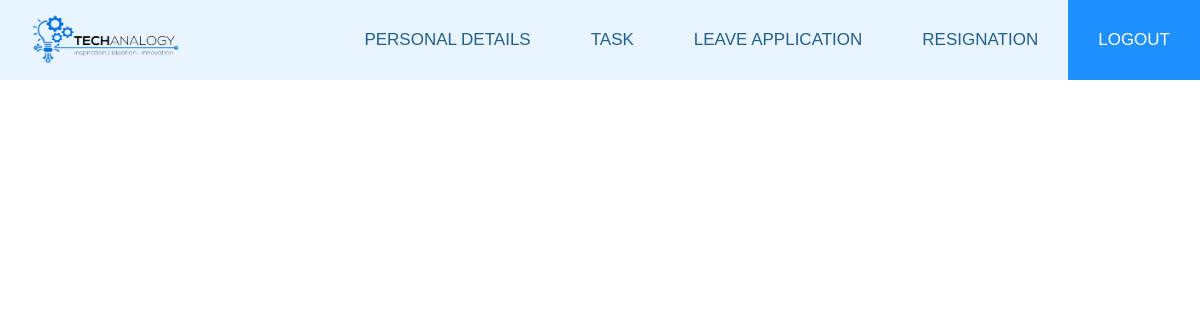
Page /dashboard/ (signed in) on the earlier database version.
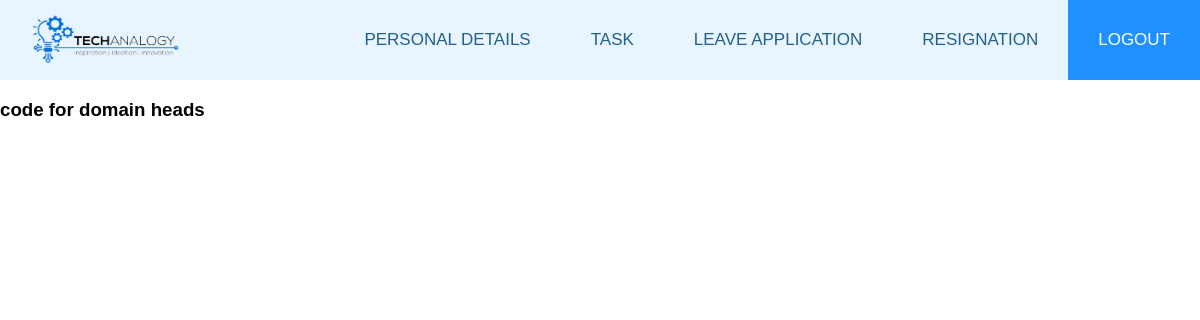
Same page on the later database version.
### Employee/models.py (models this page shows, shortened)
class Employee(models.Model):
    user = models.OneToOneField(User, on_delete=models.CASCADE)
    title = models.CharField(choices=Title, max_length=3, null=False, blank=False)
    gender = models.CharField(choices=Gender, max_length=6, null=False, blank=False)
    firstname = models.CharField('Firstname', max_length=125, null=False, blank=False)
    lastname = models.CharField('Lastname', max_length=125, null=False, blank=False)
    image = models.ImageField(default='default.jpg', upload_to='profile_pics')
    department = models.ManyToManyField(Department, verbose_name='Department')
    role = models.ManyToManyField(Role, verbose_name='Role')
    phoneNumberRegex = RegexValidator(regex = r"^\+?1?\d{8,15}$")
    phoneNumber = models.CharField(validators = [phoneNumberRegex], max_length = 16, unique = True, default='0123456789')
    email = models.EmailField(max_length=124, default='abc@gmail.com')
    startdate = models.DateField('Employment Date', help_text='date of employment', blank=False, null=True)
    employeetype = models.CharField(choices=Employment_Type, max_length=15, blank=False, null=True)
    employeeid = models.CharField('Employee ID Number', max_length=10, null=True, blank=True)
    created = models.DateTimeField(verbose_name='Created', auto_now_add=True, null=True)
    updated = models.DateTimeField(verbose_name='Updated', auto_now=True, null=True)
    def get_role(self):
        r=''
        for role in self.role.all():
            r=r+role.role_name
        return r

### Dashboard/views.py (the view)
# urls.py: path('dashboard/', include('Dashboard.urls')),
@login_required
def Dashboard(request):
    employees = Employee.objects.all()
    context = {
        'employees': employees
    }
    return render(request, 'Dashboard/Dashboard.html', context)

### templates/Dashboard/Dashboard.html (shortened to what this page needs)
{%  extends "Dashboard/Navbar.html" %}
{% block content %}
{% for i in employees %}
{% if i.user == user %}
<body>
{% if i.get_role == 'DomainHead' %}
<h3>code for domain heads</h3>
{% elif i.get_role == 'Executives' %}
<h3>code for Executives</h3>
{% elif i.get_role == 'TechnicalHead' %}
<h3>code for Technical head</h3>
{% endif %}
</body>
{% endif %}
{% endfor %}
{% endblock content %}

### templates/Dashboard/Navbar.html (shortened to what this page needs)
<html>
<head>
</head>
<body>
<div class="topnav">
    <img src="/static/Dashboard/biglogo.png" width="150" height="50">
    <a class="active" href="{% url 'Logout' %}">LOGOUT</a>
    <a href="{% url 'Resignation' %}">RESIGNATION</a>
    <a href="{% url 'Leave' %}">LEAVE APPLICATION</a>
    <a href="{% url 'Task' %}">TASK</a>
    <a href="{% url 'Personal' %}">PERSONAL DETAILS</a>&nbsp;
</div>
</body>
<body>
    {% block content %}{% endblock %}
</body>
</html>

### templates/Dashboard/Navbar.html (style rules this page uses)
body { margin:0; font-family: Helvetica; }
.topnav { overflow: hidden; background-color: rgba(30,144,255,0.1); }
.topnav img { float: left; padding: 14px 30px; }
.topnav a { float: right; color: #21618C; text-align: center; padding: 30px 30px; text-decoration: none; font-size: 17px; }
.topnav a.active { background-color: #1E90FF; color: white; }

Differences in the rows shown:
now on this page (row edited): Employee: shows "code for domain heads"
